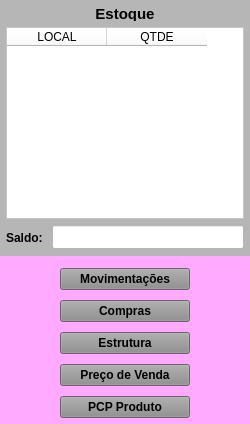
        <widget class="QWidget" name="widget_2" native="true">
         <property name="minimumSize">
          <size>
           <width>250</width>
           <height>0</height>
          </size>
         </property>
         <property name="maximumSize">
          <size>
           <width>250</width>
           <height>16777215</height>
          </size>
         </property>
         <property name="sizeIncrement">
          <size>
           <width>0</width>
           <height>0</height>
          </size>
         </property>
         <property name="styleSheet">
          <string notr="true">background-color: rgb(255, 170, 255);</string>
         </property>
         <layout class="QVBoxLayout" name="verticalLayout_2">
          <property name="leftMargin">
           <number>0</number>
          </property>
          <property name="topMargin">
           <number>0</number>
          </property>
          <property name="rightMargin">
           <number>0</number>
          </property>
          <property name="bottomMargin">
           <number>0</number>
          </property>
          <item>
           <widget class="QWidget" name="widget_Cor6" native="true">
            <property name="minimumSize">
             <size>
              <width>0</width>
              <height>0</height>
             </size>
            </property>
            <property name="maximumSize">
             <size>
              <width>16777215</width>
              <height>16777215</height>
             </size>
            </property>
            <property name="styleSheet">
             <string notr="true">background-color: rgb(182, 182, 182);</string>
            </property>
            <layout class="QVBoxLayout" name="verticalLayout_8">
             <property name="spacing">
              <number>6</number>
             </property>
             <property name="leftMargin">
              <number>6</number>
             </property>
             <property name="topMargin">
              <number>6</number>
             </property>
             <property name="rightMargin">
              <number>6</number>
             </property>
             <property name="bottomMargin">
              <number>6</number>
             </property>
             <item>
              <widget class="QLabel" name="label_9">
               <property name="minimumSize">
                <size>
                 <width>0</width>
                 <height>15</height>
                </size>
               </property>
               <property name="maximumSize">
                <size>
                 <width>16777215</width>
                 <height>15</height>
                </size>
               </property>
               <property name="font">
                <font>
                 <pointsize>11</pointsize>
                 <weight>75</weight>
                 <bold>true</bold>
                </font>
               </property>
               <property name="text">
                <string>Estoque</string>
               </property>
               <property name="alignment">
                <set>Qt::AlignCenter</set>
               </property>
              </widget>
             </item>
             <item>
              <widget class="QTableWidget" name="table_Estoque">
               <property name="sizePolicy">
                <sizepolicy hsizetype="Preferred" vsizetype="Preferred">
                 <horstretch>0</horstretch>
                 <verstretch>0</verstretch>
                </sizepolicy>
               </property>
               <property name="font">
                <font>
                 <pointsize>8</pointsize>
                </font>
               </property>
               <property name="styleSheet">
                <string notr="true">background-color: rgb(255, 255, 255);</string>
               </property>
               <column>
                <property name="text">
                 <string>LOCAL</string>
                </property>
               </column>
               <column>
                <property name="text">
                 <string>QTDE</string>
                </property>
               </column>
              </widget>
             </item>
             <item>
              <widget class="QWidget" name="widget_16" native="true">
               <property name="minimumSize">
                <size>
                 <width>0</width>
                 <height>25</height>
                </size>
               </property>
               <property name="maximumSize">
                <size>
                 <width>16777215</width>
                 <height>25</height>
                </size>
               </property>
               <layout class="QHBoxLayout" name="horizontalLayout_9">
                <property name="spacing">
                 <number>6</number>
                </property>
                <property name="leftMargin">
                 <number>0</number>
                </property>
                <property name="topMargin">
                 <number>0</number>
                </property>
                <property name="rightMargin">
                 <number>0</number>
                </property>
                <property name="bottomMargin">
                 <number>0</number>
                </property>
                <item>
                 <widget class="QLabel" name="label_5">
                  <property name="minimumSize">
                   <size>
                    <width>40</width>
                    <height>0</height>
                   </size>
                  </property>
                  <property name="maximumSize">
                   <size>
                    <width>40</width>
                    <height>16777215</height>
                   </size>
                  </property>
                  <property name="font">
                   <font>
                    <pointsize>9</pointsize>
                    <weight>75</weight>
                    <bold>true</bold>
                   </font>
                  </property>
                  <property name="text">
                   <string>Saldo:</string>
                  </property>
                 </widget>
                </item>
                <item>
                 <widget class="QLineEdit" name="line_Saldo_Total">
                  <property name="sizePolicy">
                   <sizepolicy hsizetype="Preferred" vsizetype="Preferred">
                    <horstretch>0</horstretch>
                    <verstretch>0</verstretch>
                   </sizepolicy>
                  </property>
                  <property name="minimumSize">
                   <size>
                    <width>0</width>
                    <height>24</height>
                   </size>
                  </property>
                  <property name="maximumSize">
                   <size>
                    <width>16777215</width>
                    <height>24</height>
                   </size>
                  </property>
                  <property name="font">
                   <font>
                    <pointsize>9</pointsize>
                   </font>
                  </property>
                  <property name="cursor">
                   <cursorShape>IBeamCursor</cursorShape>
                  </property>
                  <property name="styleSheet">
                   <string notr="true">background-color: rgb(255, 255, 255);</string>
                  </property>
                  <property name="inputMask">
                   <string/>
                  </property>
                  <property name="text">
                   <string/>
                  </property>
                  <property name="frame">
                   <bool>true</bool>
                  </property>
                  <property name="echoMode">
                   <enum>QLineEdit::Normal</enum>
                  </property>
                  <property name="alignment">
                   <set>Qt::AlignCenter</set>
                  </property>
                 </widget>
                </item>
               </layout>
              </widget>
             </item>
            </layout>
           </widget>
          </item>
          <item>
           <widget class="QWidget" name="widget_4" native="true">
            <layout class="QVBoxLayout" name="verticalLayout_5">
             <property name="spacing">
              <number>10</number>
             </property>
             <property name="leftMargin">
              <number>60</number>
             </property>
             <property name="topMargin">
              <number>6</number>
             </property>
             <property name="rightMargin">
              <number>60</number>
             </property>
             <property name="bottomMargin">
              <number>6</number>
             </property>
             <item>
              <widget class="QPushButton" name="btn_Salvar">
               <property name="sizePolicy">
                <sizepolicy hsizetype="Preferred" vsizetype="Preferred">
                 <horstretch>0</horstretch>
                 <verstretch>0</verstretch>
                </sizepolicy>
               </property>
               <property name="minimumSize">
                <size>
                 <width>0</width>
                 <height>0</height>
                </size>
               </property>
               <property name="maximumSize">
                <size>
                 <width>16777215</width>
                 <height>16777215</height>
                </size>
               </property>
               <property name="font">
                <font>
                 <pointsize>9</pointsize>
                 <weight>75</weight>
                 <bold>true</bold>
                </font>
               </property>
               <property name="cursor">
                <cursorShape>PointingHandCursor</cursorShape>
               </property>
               <property name="layoutDirection">
                <enum>Qt::LeftToRight</enum>
               </property>
               <property name="autoFillBackground">
                <bool>false</bool>
               </property>
               <property name="styleSheet">
                <string notr="true">background-color: rgb(141, 141, 141);</string>
               </property>
               <property name="text">
                <string>Movimentações</string>
               </property>
               <property name="checkable">
                <bool>false</bool>
               </property>
               <property name="autoDefault">
                <bool>false</bool>
               </property>
               <property name="default">
                <bool>false</bool>
               </property>
               <property name="flat">
                <bool>false</bool>
               </property>
              </widget>
             </item>
             <item>
              <widget class="QPushButton" name="btn_Salvar_2">
               <property name="sizePolicy">
                <sizepolicy hsizetype="Preferred" vsizetype="Preferred">
                 <horstretch>0</horstretch>
                 <verstretch>0</verstretch>
                </sizepolicy>
               </property>
               <property name="minimumSize">
                <size>
                 <width>0</width>
                 <height>0</height>
                </size>
               </property>
               <property name="maximumSize">
                <size>
                 <width>16777215</width>
                 <height>16777215</height>
                </size>
               </property>
               <property name="font">
                <font>
                 <pointsize>9</pointsize>
                 <weight>75</weight>
                 <bold>true</bold>
                </font>
               </property>
               <property name="cursor">
                <cursorShape>PointingHandCursor</cursorShape>
               </property>
               <property name="layoutDirection">
                <enum>Qt::LeftToRight</enum>
               </property>
               <property name="autoFillBackground">
                <bool>false</bool>
               </property>
               <property name="styleSheet">
                <string notr="true">background-color: rgb(141, 141, 141);</string>
               </property>
               <property name="text">
                <string>Compras</string>
               </property>
               <property name="checkable">
                <bool>false</bool>
               </property>
               <property name="autoDefault">
                <bool>false</bool>
               </property>
               <property name="default">
                <bool>false</bool>
               </property>
               <property name="flat">
                <bool>false</bool>
               </property>
              </widget>
             </item>
             <item>
              <widget class="QPushButton" name="btn_Salvar_3">
               <property name="sizePolicy">
                <sizepolicy hsizetype="Preferred" vsizetype="Preferred">
                 <horstretch>0</horstretch>
                 <verstretch>0</verstretch>
                </sizepolicy>
               </property>
               <property name="minimumSize">
                <size>
                 <width>0</width>
                 <height>0</height>
                </size>
               </property>
               <property name="maximumSize">
                <size>
                 <width>16777215</width>
                 <height>16777215</height>
                </size>
               </property>
               <property name="font">
                <font>
                 <pointsize>9</pointsize>
                 <weight>75</weight>
                 <bold>true</bold>
                </font>
               </property>
               <property name="cursor">
                <cursorShape>PointingHandCursor</cursorShape>
               </property>
               <property name="layoutDirection">
                <enum>Qt::LeftToRight</enum>
               </property>
               <property name="autoFillBackground">
                <bool>false</bool>
               </property>
               <property name="styleSheet">
                <string notr="true">background-color: rgb(141, 141, 141);</string>
               </property>
               <property name="text">
                <string>Estrutura</string>
               </property>
               <property name="checkable">
                <bool>false</bool>
               </property>
               <property name="autoDefault">
                <bool>false</bool>
               </property>
               <property name="default">
                <bool>false</bool>
               </property>
               <property name="flat">
                <bool>false</bool>
               </property>
              </widget>
             </item>
             <item>
              <widget class="QPushButton" name="btn_Salvar_4">
               <property name="sizePolicy">
                <sizepolicy hsizetype="Preferred" vsizetype="Preferred">
                 <horstretch>0</horstretch>
                 <verstretch>0</verstretch>
                </sizepolicy>
               </property>
               <property name="minimumSize">
                <size>
                 <width>0</width>
                 <height>0</height>
                </size>
               </property>
               <property name="maximumSize">
                <size>
                 <width>16777215</width>
                 <height>16777215</height>
                </size>
               </property>
               <property name="font">
                <font>
                 <pointsize>9</pointsize>
                 <weight>75</weight>
                 <bold>true</bold>
                </font>
               </property>
               <property name="cursor">
                <cursorShape>PointingHandCursor</cursorShape>
               </property>
               <property name="layoutDirection">
                <enum>Qt::LeftToRight</enum>
               </property>
               <property name="autoFillBackground">
                <bool>false</bool>
               </property>
               <property name="styleSheet">
                <string notr="true">background-color: rgb(141, 141, 141);</string>
               </property>
               <property name="text">
                <string>Preço de Venda</string>
               </property>
               <property name="checkable">
                <bool>false</bool>
               </property>
               <property name="autoDefault">
                <bool>false</bool>
               </property>
               <property name="default">
                <bool>false</bool>
               </property>
               <property name="flat">
                <bool>false</bool>
               </property>
              </widget>
             </item>
             <item>
              <widget class="QPushButton" name="btn_Salvar_5">
               <property name="sizePolicy">
                <sizepolicy hsizetype="Preferred" vsizetype="Preferred">
                 <horstretch>0</horstretch>
                 <verstretch>0</verstretch>
                </sizepolicy>
               </property>
               <property name="minimumSize">
                <size>
                 <width>0</width>
                 <height>0</height>
                </size>
               </property>
               <property name="maximumSize">
                <size>
                 <width>16777215</width>
                 <height>16777215</height>
                </size>
               </property>
               <property name="font">
                <font>
                 <pointsize>9</pointsize>
                 <weight>75</weight>
                 <bold>true</bold>
                </font>
               </property>
               <property name="cursor">
                <cursorShape>PointingHandCursor</cursorShape>
               </property>
               <property name="layoutDirection">
                <enum>Qt::LeftToRight</enum>
               </property>
               <property name="autoFillBackground">
                <bool>false</bool>
               </property>
               <property name="styleSheet">
                <string notr="true">background-color: rgb(141, 141, 141);</string>
               </property>
               <property name="text">
                <string>PCP Produto</string>
               </property>
               <property name="checkable">
                <bool>false</bool>
               </property>
               <property name="autoDefault">
                <bool>false</bool>
               </property>
               <property name="default">
                <bool>false</bool>
               </property>
               <property name="flat">
                <bool>false</bool>
               </property>
              </widget>
             </item>
            </layout>
           </widget>
          </item>
         </layout>
        </widget>
